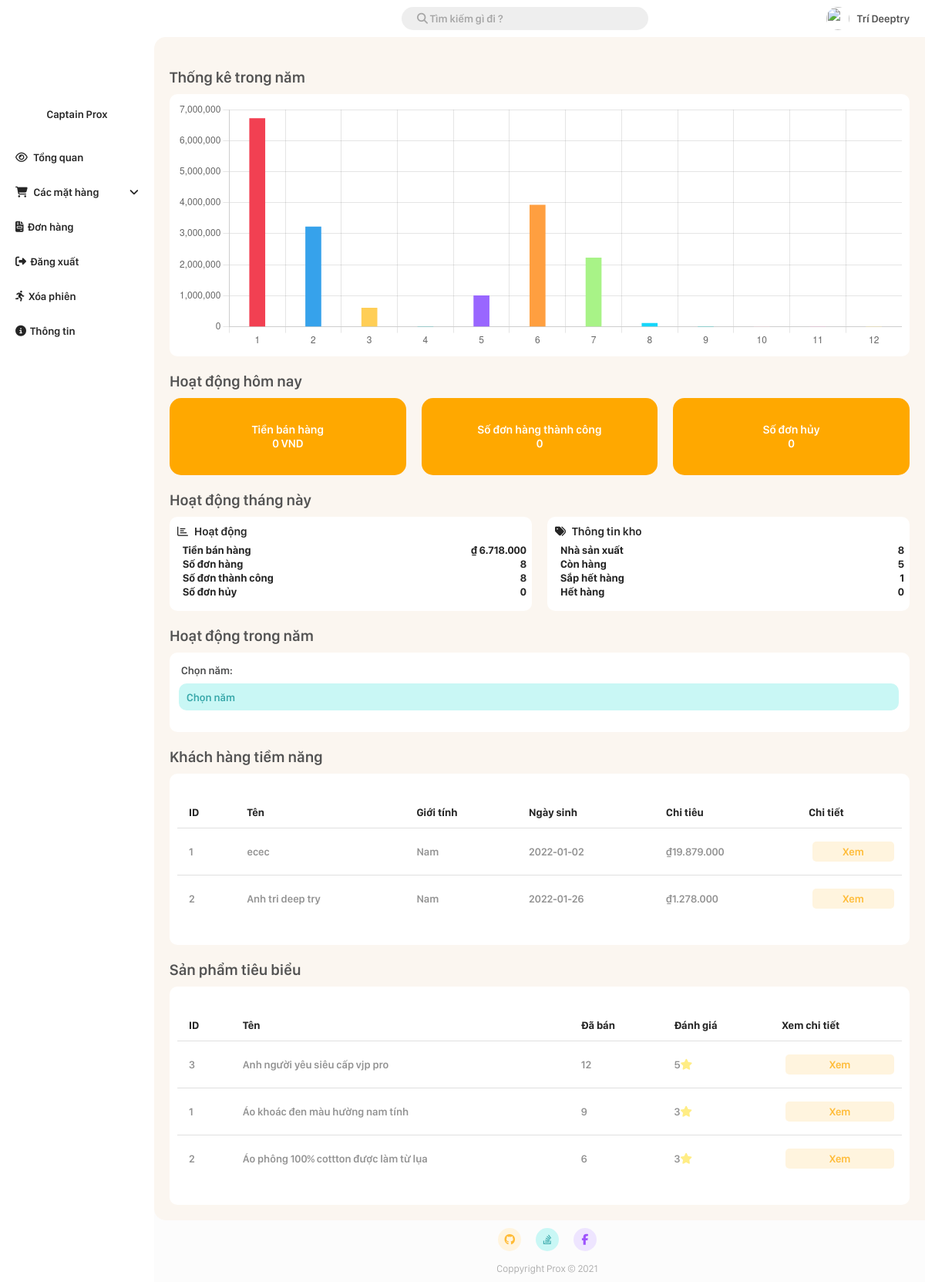
The page /Admin/index.php (signed in) on the database its author committed.
### tables this page shows
CREATE TABLE `customer` (
  `id` int(11) NOT NULL,
  `name` varchar(20) NOT NULL,
  `gender` bit(2) NOT NULL DEFAULT b'1',
  `dob` date NOT NULL,
  `email` varchar(20) NOT NULL,
  `password` text NOT NULL,
  `phone` varchar(20) NOT NULL,
  `address` varchar(50) NOT NULL,
  `token` text NOT NULL
);

CREATE TABLE `product` (
  `id` int(11) NOT NULL,
  `name` varchar(50) NOT NULL,
  `description` text NOT NULL,
  `image` text NOT NULL,
  `cost` double NOT NULL,
  `quantity` int(11) NOT NULL,
  `manufacturer_id` int(11) NOT NULL,
  `sold` int(11) NOT NULL DEFAULT '0',
  `type_id` int(11) NOT NULL DEFAULT '1'
);

### Admin/index.php (the view, shortened to what this page needs)
<!DOCTYPE html>
<html lang="en">
<head>
  <link rel="stylesheet" href="./CSS/style.css?v=3.4">
</head>
<body>
  <?php
  $query1month = "SELECT * FROM bill WHERE MONTH(TIMEDIFF(bill.time_order, CAST(CAST(NOW() AS DATE) AS DATETIME))) = 1";
  $totalOfDay = "SELECT IFNULL(SUM(total), 0) as total_day FROM bill as t1 JOIN ( SELECT bill_detail.*,product.name,product.cost,product.cost * bill_detail.quantity as total FROM bill_detail JOIN product ON bill_detail.product_id = product.id ) as t2 ON t1.id = t2.bill_id WHERE DATEDIFF(t1.time_order, CAST(CAST(NOW() AS DATE) AS DATETIME)) = 0 AND t1.status = 2";
  $totalOfMonth = "SELECT IFNULL(SUM(total), 0) as total_month FROM bill as t1 JOIN ( SELECT bill_detail.*,product.name,product.cost,product.cost * bill_detail.quantity as total FROM bill_detail JOIN product ON bill_detail.product_id = product.id ) as t2 ON t1.id = t2.bill_id WHERE MONTH(TIMEDIFF(t1.time_order, CAST(CAST(NOW() AS DATE) AS DATETIME))) = 1 AND t1.status = 2";
  $totalOfDayValueArray = mysqli_query($connect, $totalOfDay);
  $totalOfDayValue = mysqli_fetch_array($totalOfDayValueArray);
  $success_bill = 0;
  $unSuccess_bill = 0;
  $totalOfMonthValueArray = mysqli_query($connect, $totalOfMonth);
  $totalOfMonthValue = mysqli_fetch_array($totalOfMonthValueArray);
  $success_bill_month = 0;
  $unSuccess_bill_month = 0;
  $queryMonthArray = mysqli_query($connect, $query1month);
  foreach ($queryMonthArray as $bill_month) {
    if ($bill_month['status'] == 2) {
      $success_bill_month += 1;
    } else if ($bill_month['status'] == 3) {
      $unSuccess_bill_month += 1;
    }
  }
  $manufacturer_query = "SELECT count(*) as number_of_manufacturer FROM manufacturer";
  $number_of_manufacturer_array = mysqli_query($connect, $manufacturer_query);
  $number_of_manufacturer_result = mysqli_fetch_array($number_of_manufacturer_array);
  $number_of_manufacturer_value = $number_of_manufacturer_result['number_of_manufacturer'];
  $stocking_query = "SELECT count(*) as stocking FROM product WHERE quantity > 0";
  $stocking_array = mysqli_query($connect, $stocking_query);
  $stocking_result = mysqli_fetch_array($stocking_array);
  $stocking_value = $stocking_result['stocking'];
  $out_of_stock_soon_query = "SELECT count(*) as out_of_stock_soon FROM product WHERE quantity < 20";
  $out_of_stock_soon_array = mysqli_query($connect, $out_of_stock_soon_query);
  $out_of_stock_soon_result = mysqli_fetch_array($out_of_stock_soon_array);
  $out_of_stock_soon_value = $out_of_stock_soon_result['out_of_stock_soon'];
  $out_of_stock_query = "SELECT count(*) as out_of_stock FROM product WHERE quantity = 0";
  $out_of_stock_array = mysqli_query($connect, $out_of_stock_query);
  $out_of_stock_result = mysqli_fetch_array($out_of_stock_array);
  $out_of_stock_value = $out_of_stock_result['out_of_stock'];
  $top5spending = "SELECT id,name,gender,dob,spending FROM customer as cus JOIN ( SELECT sum(total) as spending,t1.customer_id FROM bill as t1 JOIN ( SELECT bill_detail.*,product.name,product.cost,product.cost * bill_detail.quantity as total FROM bill_detail JOIN product ON bill_detail.product_id = product.id ) as t2 ON t1.id = t2.bill_id GROUP BY t1.customer_id ) as cus2 ON cus.id = cus2.customer_id ORDER BY spending DESC LIMIT 5";
  $topSpending_result = mysqli_query($connect, $top5spending);
  $top5product = "SELECT product.id,product.name,product.sold,AVG(rate_product.rating) as rate FROM product JOIN rate_product ON product.id = rate_product.product_id GROUP BY id ORDER BY sold DESC LIMIT 5";
  $topProduct = mysqli_query($connect, $top5product);
  ?>
  <div class="grid-container">
    <div class="container-header">
      <?php require_once "./root/navbar.php"; ?>
    </div>
    <div class="container-menu">
      <?php require_once "./root/sidebar.php"; ?>
    </div>
    <div class="container-main">
      <h1 class="main-title">Thống kê trong năm</h1>
      <div class="year-activity">
        <div class="year-activity-item">
          <canvas id="yearChart"></canvas>
        </div>
      </div>
      <h1 class="main-title">Hoạt động hôm nay</h1>
      <div class="today-activity">
        <div class="today-activity-item">
          <p>Tiền bán hàng</p>
          <p><?= number_format($totalOfDayValue['total_day'] , 0, '', '.'); ?> VND</p>
        </div>
        <div class="today-activity-item">
          <p>Số đơn hàng thành công</p>
          <p><?= $success_bill ?></p>
        </div>
        <div class="today-activity-item">
          <p>Số đơn hủy</p>
          <p><?= $unSuccess_bill ?></p>
        </div>
      </div>
      <h1 class="main-title">Hoạt động tháng này</h1>
      <div class="monthly-activity">
        <div class="monthly-activity-item">
          <p> <i class="far fa-chart-bar"></i> Hoạt động</p>
          <table>
            <tr>
              <th class="collumn-right">
                Tiền bán hàng
              </th>
              <th class="collumn-left">₫
                <?= number_format($totalOfMonthValue['total_month'] , 0, '', '.'); ?>
              </th>
            </tr>
            <tr>
              <th class="collumn-right">
                Số đơn hàng
              </th>
              <th class="collumn-left">
                <?= $success_bill_month + $unSuccess_bill ?>
              </th>
            </tr>
            <tr>
              <th class="collumn-right">
                Số đơn thành công
              </th>
              <th class="collumn-left">
                <?= $success_bill_month ?>
              </th>
            </tr>
            <tr>
              <th class="collumn-right">
                Số đơn hủy
              </th>
              <th class="collumn-left">
                <?= $unSuccess_bill ?>
              </th>
            </tr>
          </table>
        </div>
        <div class="monthly-activity-item">
          <p> <i class="fas fa-tags"></i> Thông tin kho</p>
          <table>
            <tr>
              <th class="collumn-right">
                Nhà sản xuất
              </th>
              <th class="collumn-left">
                <?= $number_of_manufacturer_value ?>
              </th>
            </tr>
            <tr>
              <th class="collumn-right">
                Còn hàng
              </th>
              <th class="collumn-left">
                <?= $stocking_value ?>
              </th>
            </tr>
            <tr>
              <th class="collumn-right">
                Sắp hết hàng
              </th>
              <th class="collumn-left">
                <?= $out_of_stock_soon_value ?>
              </th>
            </tr>
            <tr>
              <th class="collumn-right">
                Hết hàng
              </th>
              <th class="collumn-left">
                <?= $out_of_stock_value ?>
              </th>
            </tr>
          </table>
        </div>
      </div>
      <h1 class="main-title">Hoạt động trong năm</h1>
      <div class="year-activity">
        <div class="year-activity-item">
          <form action="" method="get">
            <label for="year">Chọn năm: </label>
            <table>
              <tr>
                <th class="collumn-right">
                  <select id="year" name="year">
                    <option value="0" selected>Chọn năm</option>
                  </select>
                </th>
              </tr>
            </table>
          </form>
          <br>
        </div>
      </div>
      <h1 id="potential_customers" class="main-title">Khách hàng tiềm năng</h1>
      <div class="year-activity">
        <div class="year-activity-item">
          <table class="styled-table">
            <thead>
              <tr>
                <th>ID</th>
                <th>Tên</th>
                <th>Giới tính</th>
                <th>Ngày sinh</th>
                <th>Chi tiêu</th>
                <th>Chi tiết</th>
              </tr>
            </thead>
            <tbody>
              <?php foreach ($topSpending_result as $spending) { ?>
                <tr>
                  <td><?= $spending['id'] ?></td>
                  <td><?= $spending['name'] ?></td>
                  <td><?php if($spending['gender'] == 1) echo 'Nam'; else echo 'Nữ';   ?></td>
                  <td><?= $spending['dob'] ?></td>
                  <td>₫<?= number_format($spending['spending'] , 0, '', '.'); ?></td>
                  <td><a href="#popup1" class="link-button" onclick="user_bill(<?=$spending['id']?>);">Xem</a></td>
                </tr>
              <?php } ?>
            </tbody>
          </table>
        </div>
      </div>
      <h1 class="main-title">Sản phẩm tiêu biểu</h1>
      <div class="year-activity">
        <div class="year-activity-item">
          <table class="styled-table">
            <thead>
              <tr>
                <th>ID</th>
                <th>Tên</th>
                <th>Đã bán</th>
                <th>Đánh giá</th>
                <th>Xem chi tiết</th>
              </tr>
            </thead>
            <tbody>
              <?php foreach ($topProduct as $top) { ?>
                <tr>
                  <td><?= $top['id'] ?></th>
                  <td><?= $top['name'] ?></td>
                  <td><?= $top['sold'] ?></td>
                  <td><?= round($top['rate'],1)  ?><span style="color: #FFED85 !important;" class="fa fa-star"></span></td>
                  <td><a class="link-button" href="./view-infomation/item-information.php?id=<?= $top['id'] ?>">Xem</a></td>
                </tr>
              <?php } ?>
            </tbody>
          </table>
        </div>
      </div>
    </div>
    <div class="container-footer">
      <?php require_once "./root/footer.php"; ?>
    </div>
  </div>
</body>
<script>
  let number_array = document.getElementsByClassName('month-data');
  let chartData = [];
  for (i = 0; i <= 11; i++) {
    let value = number_array[i].textContent;
    chartData.push(value);
  }
  console.log(chartData);
</script>
<script>
  const ctx = document.getElementById('yearChart');
  const myChart = new Chart(ctx, {
    type: 'bar',
    data: {
      labels: ['1', '2', '3', '4', '5', '6', '7', '8', '9', '10', '11', '12'],
      datasets: [{
        label: '',
        data: chartData,
        backgroundColor: [
          '#F24052',
          'rgba(54, 162, 235, 1)',
          'rgba(255, 206, 86, 1)',
          'rgba(75, 192, 192, 1)',
          'rgba(153, 102, 255, 1)',
          'rgba(255, 159, 64, 1)',
          '#A8F387',
          '#16D6FA',
          '#2ACCC8',
          '#F7D6E0',
          '#F2B5D4',
          '#FFEBA5'
        ],
        borderColor: 'transparent',
        borderWidth: 0,
        barThickness: 20
      }]
    },
    options: {
      scales: {
        y: {
          beginAtZero: true
        }
      },
      plugins: {
        legend: {
          display: false
        }
      }
    }
  });
</script>
</html>

### rows shown on the page
customer: id "1", name "ecec", gender "Nam", dob "2022-01-02", spending "19.879.000"
customer: id "2", name "Anh tri deep try", gender "Nam", dob "2022-01-26", spending "1.278.000"
product: id "3", name "Anh người yêu siêu cấp vjp pro", sold "12", rate "5"
product: id "1", name "Áo khoác đen màu hường nam tính", sold "9", rate "3"
product: id "2", name "Áo phông 100% cottton được làm từ lụa", sold "6", rate "3"

### other values the page prints
$_SESSION['name'] "Trí Deeptry"
$totalOfDayValue['total_day'] "0"
$success_bill "0"
$unSuccess_bill "0"
$totalOfMonthValue['total_month'] "6.718.000"
$success_bill_month + $unSuccess_bill "8"
$success_bill_month "8"
$number_of_manufacturer_value "8"
$stocking_value "5"
$out_of_stock_soon_value "1"
$out_of_stock_value "0"
